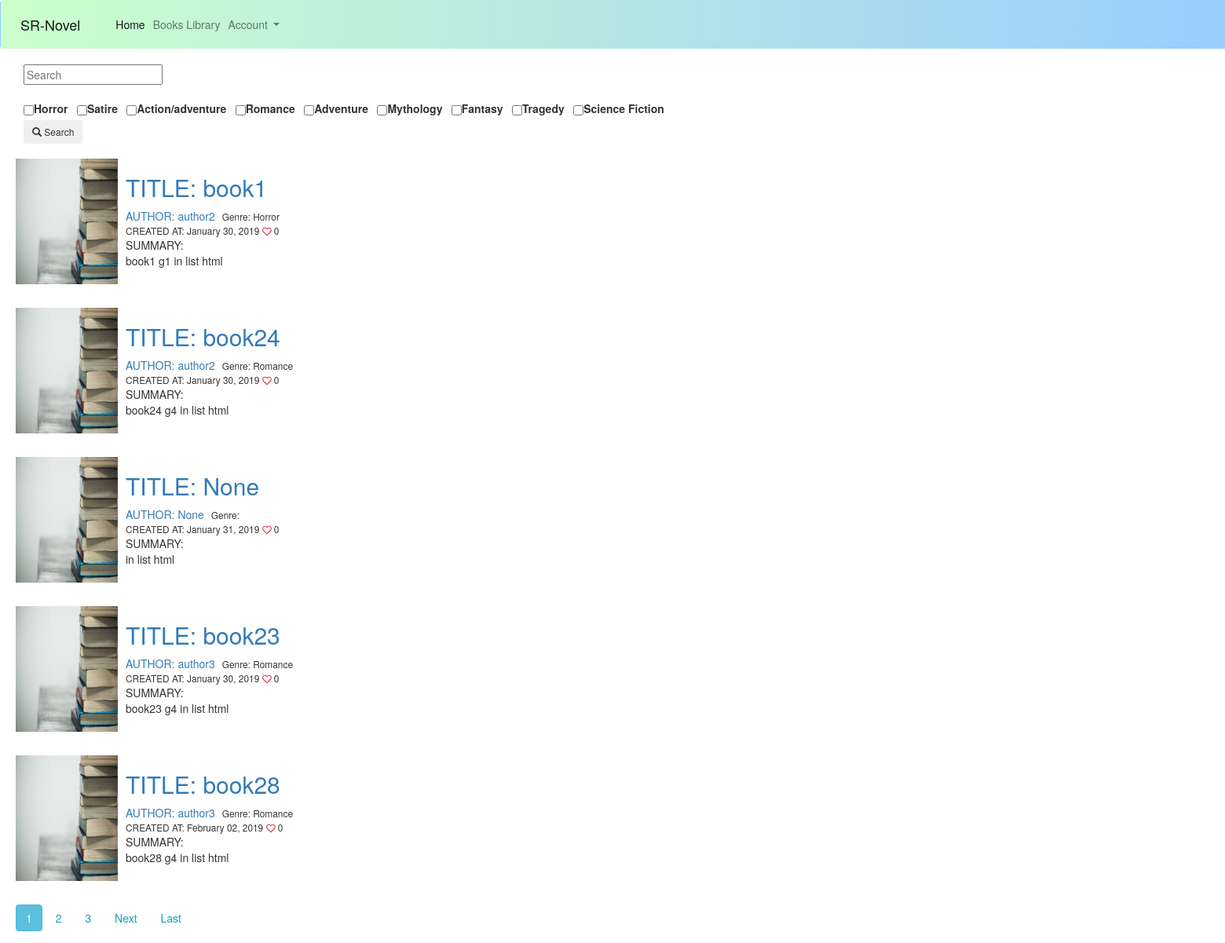
Page /application/books/ on the committed database.
### application/models.py (models this page shows, shortened)
class Genre(models.Model):
    name = models.CharField(max_length=200, help_text='Enter a book genre (e.g. Science Fiction)')
    def __str__(self):
        return '%s' % (self.name)

class Book(models.Model):
    title = models.CharField(max_length=200,blank=True, null=True)
    author = models.ForeignKey('Author', on_delete=models.SET_NULL,blank=True, null=True)
    summary = models.TextField(max_length=1000, help_text='Enter a brief description of the book')
    isbn = models.CharField('ISBN', max_length=13, help_text='13 Character <a href="https://www.isbn-international.org/content/what-isbn">ISBN number</a>')
    genre = models.ManyToManyField(Genre, help_text='Select a genre for this book')
    wordCount = models.IntegerField(default=0)
    chapterCount = models.IntegerField(default=0)
    bookFile = models.FileField(blank=True, null=True)
    like = models.IntegerField(default=0)
    date_uploaded = models.DateTimeField(default = timezone.now)
    bookImage = models.FileField(default ='default_book.jpg', upload_to='book_images')
    created_author= models.ForeignKey(User,on_delete=models.SET_NULL, blank=True, null=True)
    class Meta:
        ordering = ['-like', 'chapterCount', 'date_uploaded', '-wordCount']

class Author(models.Model):
    authorName = models.CharField(max_length=200)
    """authorId = models.CharField(max_length=200,blank=True, null=True)"""
    """bookId = models.OneToManyField()" "book of author ownered"""
    def __str__(self):
        return '%s' % (self.authorName)

### application/views.py (the view, shortened to what this page needs)
# urls.py: path('books/', BookListView.as_view(),name='booklist'),
class BookListView(ListView):
    model = Book
    template_name= 'application/book_list.html'
    context_object_name='booklist'
    ordering = ['-date_uploaded']
    paginate_by = 5
    searchq=None
    def get_context_data(self, **kwargs):
        context = super(BookListView, self).get_context_data(**kwargs)
        genres = Genre.objects.all()
        context['searchq'] = BookListView.searchq
        context['genre_list']= genres
        return context
    def get_queryset(self):
        query = self.request.GET.getlist("q", None)
        link=None
        qs = Book.objects.all()
        BookListView.searchq= link
        return qs

### application/templates/application/book_list.html (shortened to what this page needs)
{% extends "home_base.html" %}
{% block content %}
	<div id="container">
		<div class="sidenav" style="align-items: left;width: 800px;margin-left: 30px;margin-top: 10px;">
			<form method="GET" action="/application/books/" style="width: 1000px;">
				<input type="text" name="q" placeholder="Search" value ="{{ query|escape }}" style="margin-bottom: 20px;display: inline;">
				<b>
					<div style="width: 1000px;">
						{% for genre in genre_list %}
						<label class="form-check form-check-inline">
							<input type="checkbox" style="margin-left: 0px;margin-right: 0px;" name="q"
							value="{{ genre|escape }}">
							<label class="form-check-label" for="inlineCheckbox2">{{genre}}</label>
						</label>
						{% endfor %}
					</div>
				</b>
				<p>
					<button class="btn btn-sm" type="submit" value="Search"  style="margin-left: 0px;">
					<span class="glyphicon glyphicon-search"></span> Search</button>
				</p>
			</form>
		</div>
		<div id="center" style="margin-left: 20px;margin-top: 10px;width: 900px">
			{% for book in booklist %}
				<article class="media content-section"  style="margin-left">
					<img class="rectangle article-img ml-10 mb-3 mr-3 mt-2" src="{{ book.bookImage.url }}" width="130px" height="160px">
					<div class="media-body ml-10 mb-3 mr-3 mt-2">
						<h2><a class = "article-title" href=" {% url 'book-detail' book.id %} "> TITLE: {{ book.title }} </a></h2>
						<div class="article-metadata">
							<a class="mr-2" href="#">AUTHOR: {{ book.author }}</a>
							<small class="test-muted">Genre: {% for genre in book.genre.all %}
								{{genre}}
							{% endfor %} <br>  CREATED AT: {{ book.date_uploaded|date:"F d, Y" }} <i class="far fa-heart text-danger"></i> {{book.like}} </small>
						</div>
						<p class="article-content">SUMMARY:<br> {{ book.summary }} in list html</p>
					</div>
				</article>
			{% endfor %}
			<div style="width:1500px; margin:0 auto;margin-top: 20px">
				{% if is_paginated %}
					{% for num in page_obj.paginator.page_range %}
						{% if page_obj.number == num %}
							{% if searchq %}
								<a class="btn btn-info mb-4" href="?{{searchq}}&page={{ num }}"> {{ num }}</a>
							{% else %}
								<a class="btn btn-info mb-4" href="?page={{ num }}"> {{ num }}</a>
							{% endif %}
							{% elif num > page_obj.number|add:'-3' and num < page_obj.number|add:'3' %}
							{% if searchq %}
								<a class="btn btn-outline-info mb-4" href="?{{searchq}}&page={{ num }}"> {{ num }}</a>
							{% else %}
								<a class="btn btn-outline-info mb-4" href="?page={{ num }}"> {{ num }}</a>
							{% endif %}
						{% endif %}
					{% endfor %}
					{% if page_obj.has_next %}
						{% if searchq %}
							<a class="btn btn-outline-info mb-4" href="?{{searchq}}&page= {{ page_obj.next_page_number }}">Next</a>
							<a class="btn btn-outline-info mb-4" href="?{{searchq}}&page= {{ page_obj.paginator.num_pages }}">Last</a>
						{% else %}
							<a class="btn btn-outline-info mb-4" href="?page={{ page_obj.next_page_number }}">Next</a>
							<a class="btn btn-outline-info mb-4" href="?page={{ page_obj.paginator.num_pages }}">Last</a>
						{% endif %}
					{% endif%}
				{% endif %}
			</div>
		</div>
	</div>
{% endblock %}

### rows in the picture
Genre: name "Horror"
Genre: name "Satire"
Genre: name "Action/adventure"
Genre: name "Romance"
Genre: name "Adventure"
Genre: name "Mythology"
Genre: name "Fantasy"
Genre: name "Tragedy"
Genre: name "Science Fiction"
Book: bookImage (placeholder picture), title "book1", author "author2", date_uploaded "January 30, 2019", like "0", summary "book1 g1"
Book: bookImage (placeholder picture), title "book24", author "author2", date_uploaded "January 30, 2019", like "0", summary "book24 g4"
Book: bookImage (placeholder picture), title "None", author "None", date_uploaded "January 31, 2019", like "0"
Book: bookImage (placeholder picture), title "book23", author "author3", date_uploaded "January 30, 2019", like "0", summary "book23 g4"
Book: bookImage (placeholder picture), title "book28", author "author3", date_uploaded "February 02, 2019", like "0", summary "book28 g4"

### other values in the picture
{{ num }} "1"
{{ num }} "2" "3"
